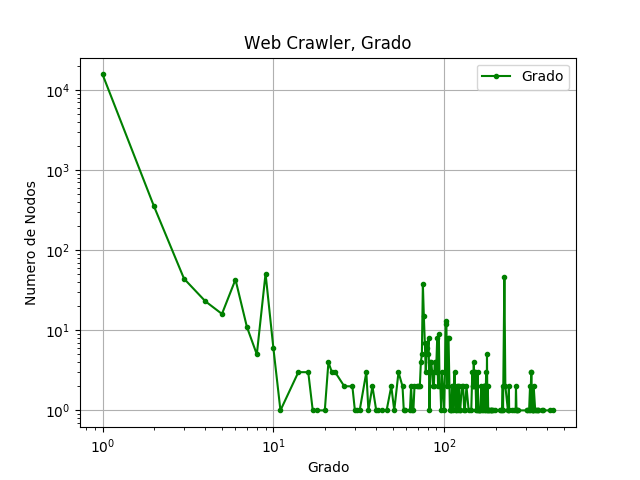

Here is the Python script that generated this plot:
import networkx as nx
import matplotlib.pyplot as plt
G = nx.read_gml("heroku.gml")
degrees = dict(G.degree())
values = sorted(set(degrees.values()))
hist = [list(degrees.values()).count(x) for x in values]

plt.figure()
plt.grid(True)
plt.loglog(values, hist, 'g.-')
plt.legend(['Grado'])
plt.xlabel('Grado')
plt.ylabel('Numero de Nodos')
plt.title('Web Crawler, Grado')
plt.savefig('gradoL.png')
plt.show()